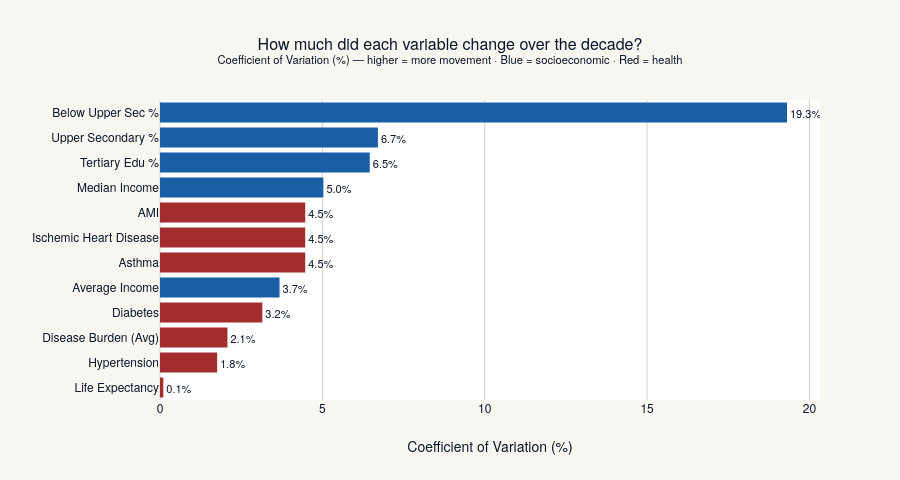

Notebook cell for this chart:
### Markdown cell above
---
## 4. Descriptive Statistics

Instead of a static table, let's visualize the **coefficient of variation** (CV%) — how much each variable changed over the decade relative to its mean. High CV = lots of movement; low CV = stagnant. This tells us which variables actually *have* a story to tell.

### Code cell
# ============================================================
# 4. DESCRIPTIVE STATS — Coefficient of Variation
# ============================================================
desc = merged[all_vars].describe().T
desc['cv_pct'] = (desc['std'] / desc['mean'].abs()) * 100
desc['label'] = [LABELS.get(v, v) for v in desc.index]
desc['category'] = ['Socioeconomic' if v in socio_vars else 'Health' for v in desc.index]
desc = desc.sort_values('cv_pct', ascending=True)

fig = go.Figure()

colors = [NS['blue'] if cat == 'Socioeconomic' else NS['crimson'] for cat in desc['category']]

fig.add_trace(go.Bar(
    y=desc['label'], x=desc['cv_pct'],
    orientation='h', marker_color=colors,
    text=[f"{v:.1f}%" for v in desc['cv_pct']],
    textposition='outside', textfont=dict(size=11),
    hovertemplate='<b>%{y}</b><br>CV: %{x:.1f}%<br>Mean: %{customdata[0]}<br>Std: %{customdata[1]}<extra></extra>',
    customdata=list(zip(
        [f"{v:,.1f}" for v in desc['mean']],
        [f"{v:,.2f}" for v in desc['std']]
    ))
))

fig.update_layout(
    template=NS_TEMPLATE,
    title='How much did each variable change over the decade?<br><sup>Coefficient of Variation (%) — higher = more movement · Blue = socioeconomic · Red = health</sup>',
    xaxis_title='Coefficient of Variation (%)',
    height=480, margin=dict(l=160),
)
fig.show()

### Figure 1 — Plotly figure (JSON) as saved in the notebook; plotly's stock layout.template omitted (floating-point values rounded to 4 significant figures)
{"data": [{"customdata": [["80.4", "0.08"], ["307.3", "5.41"], ["136.7", "2.84"], ["120.8", "3.81"], ["50,022.7", "1,841.43"], ["85.1", "3.81"], ["85.1", "3.81"], ["85.1", "3.81"], ["41,928.0", "2,109.60"], ["57.6", "3.72"], ["33.1", "2.22"], ["9.3", "1.80"]], "hovertemplate": "<b>%{y}</b><br>CV: %{x:.1f}%<br>Mean: %{customdata[0]}<br>Std: %{customdata[1]}<extra></extra>", "marker": {"color": ["#A32D2D", "#A32D2D", "#A32D2D", "#A32D2D", "#185FA5", "#A32D2D", "#A32D2D", "#A32D2D", "#185FA5", "#185FA5", "#185FA5", "#185FA5"]}, "orientation": "h", "text": ["0.1%", "1.8%", "2.1%", "3.2%", "3.7%", "4.5%", "4.5%", "4.5%", "5.0%", "6.5%", "6.7%", "19.3%"], "textfont": {"size": 11}, "textposition": "outside", "type": "bar", "x": [0.1021, 1.76, 2.076, 3.152, 3.681, 4.472, 4.472, 4.472, 5.031, 6.46, 6.71, 19.31], "y": ["Life Expectancy", "Hypertension", "Disease Burden (Avg)", "Diabetes", "Average Income", "Asthma", "Ischemic Heart Disease", "AMI", "Median Income", "Tertiary Edu %", "Upper Secondary %", "Below Upper Sec %"]}], "layout": {"height": 480, "margin": {"l": 160}, "title": {"text": "How much did each variable change over the decade?<br><sup>Coefficient of Variation (%) — higher = more movement · Blue = socioeconomic · Red = health</sup>"}, "xaxis": {"title": {"text": "Coefficient of Variation (%)"}}}}
